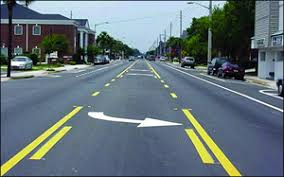
#> input picture OPENCV/OpenCV Scripts/Basic/Photos/lane_3.jpg, 284 x 177 px
$ python 'CVI OPENCV.py'
#> lines starting #> are read from the running program, lines starting #| are printed output that depends on the picture; after the words box and inside, x2 and y2 are one past the last pixel; in counts of white or black regions, pixels touching at a corner belong together
#CVI OPENCV


#Libraries:
from pathlib import WindowsPath
from re import A
import cv2 as cv
from cv2 import addWeighted
import numpy as np
import matplotlib.pyplot as plt


#adding image :
original_lane=cv.imread('Photos/lane_3.jpg')
#> original_lane is the input picture: shape (177, 284, 3); mean B, G, R 121.8, 115.3, 100.2
cv.imshow('Lane_original',original_lane)
lane=cv.cvtColor(original_lane,cv.COLOR_BGR2RGB)

#extracting vertices :
height=lane.shape[0]
#> height = 177
width=lane.shape[1]
#> width = 284
count=lane.shape[2]
#> count = 3

#region of interest(Vertices of the image) :
region_of_interest=[
    (0,height),
    (width/2,height/5),
    (width,height)
]
#> region_of_interest = [(0, 177), (142, 35.4), (284, 177)]

#gaussian blur and canny are used for avoiding grains due to boundary of the newly formed image :
def gauss_canny(image):
    gausss=cv.GaussianBlur(image,(5,5),0)
    cv.imshow('GB',gausss)
    canny=cv.Canny(gausss,80,180,apertureSize=3)
    cv.imshow('Canny',canny)
    return canny

#function for forming color mask for white and yellow colors with respective :
def color_mask(imagee):
    rgb=cv.cvtColor(imagee,cv.COLOR_BGR2RGB)
    hsv=cv.cvtColor(rgb,cv.COLOR_RGB2HSV)
    gray_image = cv.cvtColor(imagee, cv.COLOR_BGR2GRAY)

    lower_y=np.array([25,150,50])
    upper_y=np.array([35,255,255])

    lower_w=np.array([0,0,0])
    upper_w=np.array([0,255,255])

    mask_y=cv.inRange(hsv,lower_y,upper_y)
    mask_w=cv.inRange(gray_image, 180, 255)
    colored_mask=cv.bitwise_or(mask_w,mask_y)
    return colored_mask

#function for forming normal mask :
def masking(image,vertices_of_polygon,c):
    channel_count = c
    blank=np.zeros_like(image)
    #channel_count=image.shape[2]
    mask_color=255
    mask=cv.fillPoly(blank,vertices_of_polygon,mask_color)
    masked_image_final=cv.bitwise_and(image,mask)
    return masked_image_final

#function  for drawing lines over the original image (overlapping lines over the image) :
def draw_lines(image,lines1):
    img1=np.copy(image)
    blank=np.zeros_like(image,dtype=np.uint8)
    for line in lines1:
        for x1,y1,x2,y2 in line:
            cv.line(blank,(x1,y1),(x2,y2),(0,255,0),thickness=2)
    img=cv.addWeighted(img1,0.8,blank,1,0.0)
    return img

#CALLING FUNCTIONS :
colormasked_image= color_mask(lane)
#> in color_mask, `hsv=cv.cvtColor(rgb,cv.COLOR_RGB2HSV)`: hsv: shape (177, 284, 3); mean H, S, V 30.8, 79.8, 130
#> in color_mask, `gray_image = cv.cvtColor(imagee, cv.COLOR_BGR2GRAY)`:
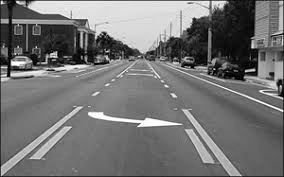
#> gray_image: shape (177, 284); min 0, max 255, mean 115.5
#> in color_mask, `mask_y=cv.inRange(hsv,lower_y,upper_y)`:
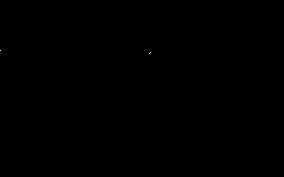
#> mask_y: shape (177, 284); 0.01% white in thin lines or dots, all inside (x1, y1, x2, y2) = (0, 50, 151, 54)
#> in color_mask, `mask_w=cv.inRange(gray_image, 180, 255)`: mask_w: shape (177, 284); 15.7% white; 134 white regions (114 under 20 px), largest, box (x1, y1, x2, y2) and area: (28, 1, 210, 53) 4963, (88, 112, 182, 127) 437, (1, 107, 82, 176) 401
cannyy=gauss_canny(colormasked_image)
#> in gauss_canny, `gausss=cv.GaussianBlur(image,(5,5),0)`:
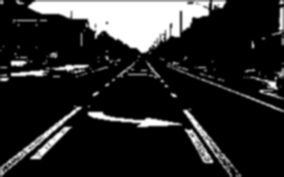
#> gausss: shape (177, 284); min 0, max 255, mean 40.4
#> in gauss_canny, `canny=cv.Canny(gausss,80,180,apertureSize=3)`: canny: shape (177, 284); 7.3% white in thin lines or dots
cropped_image = masking(cannyy,np.array([region_of_interest],np.int32),count)
#> in masking, `mask=cv.fillPoly(blank,vertices_of_polygon,mask_color)`:
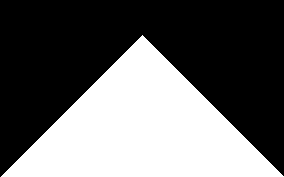
#> mask: shape (177, 284); 40.1% white; 1 white region, box (x1, y1, x2, y2) and area: (1, 35, 284, 177) 20164
#> in masking, `masked_image_final=cv.bitwise_and(image,mask)`:
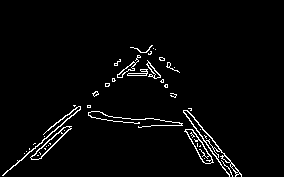
#> masked_image_final: shape (177, 284); 3% white in thin lines or dots, all inside (x1, y1, x2, y2) = (2, 45, 242, 177)
lines=cv.HoughLinesP(cropped_image,6,np.pi/180,threshold=150,minLineLength=40,maxLineGap=15)
#> lines = [[3, 175, 152, 45], [193, 116, 237, 172], [193, 126, 229, 176], [136, 48, 185, 110], [183, 112, 230, 170], [140, 52, 176, 95], [191, 123, 231, 173], [186, 110, 234, 165], [179, 122, 236, 174], [47, 130, 97, 92], [89, 107, 140, 127], [87, 105, 137, 55]]
img_with_lines=draw_lines(lane,lines)
#> the loop in draw_lines, `for line in lines1:` made 12 passes
#> after the loop in draw_lines, `for line in lines1:`:
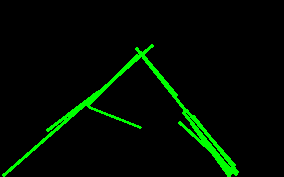
#> blank: shape (177, 284, 3); mean of channels 0, 1, 2 0, 11.6, 0; drawn as B, G, R
#> in draw_lines, `img=cv.addWeighted(img1,0.8,blank,1,0.0)`:
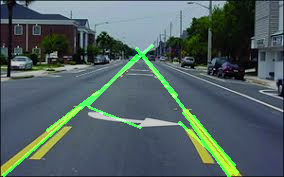
#> img: shape (177, 284, 3); mean R, G, B 80.2, 97.9, 97.4

#Displaying the images :
plt.title('Masked image')
plt.imshow(colormasked_image)

plt.title('Color Mask image')
plt.imshow(cannyy)

plt.title('cropped_image')
plt.imshow(cropped_image)

plt.title('FINAL')
plt.imshow(img_with_lines)

plt.show()

$ run again, with OPENCV/OpenCV Scripts/Basic/Photos/lane_2.jpg copied over OPENCV/OpenCV Scripts/Basic/Photos/lane_3.jpg
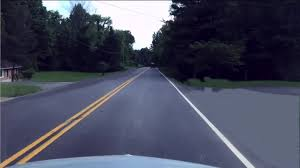
#> input picture OPENCV/OpenCV Scripts/Basic/Photos/lane_2.jpg, 300 x 168 px
#> original_lane is the input picture: shape (168, 300, 3); mean B, G, R 94.7, 76.1, 72.6
#> hsv: shape (168, 300, 3); mean H, S, V 65.4, 93, 96.1
#> mask_y: shape (168, 300); every value is 0
#> in color_mask, `mask_w=cv.inRange(gray_image, 180, 255)`:
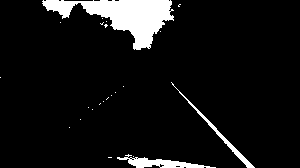
#> mask_w: shape (168, 300); 7.6% white; 23 white regions (20 under 20 px), largest, box (x1, y1, x2, y2) and area: (42, 0, 174, 50) 2885, (117, 154, 216, 168) 544, (171, 82, 255, 168) 368
#> canny: shape (168, 300); 1.8% white in thin lines or dots, all inside (x1, y1, x2, y2) = (42, 0, 255, 168)
#> mask: shape (168, 300); 40.2% white; 1 white region, box (x1, y1, x2, y2) and area: (1, 33, 300, 168) 20265
#> masked_image_final: shape (168, 300); 1.2% white in thin lines or dots, all inside (x1, y1, x2, y2) = (98, 35, 255, 168)
#> lines = [[198, 110, 254, 166], [171, 84, 246, 167]]
#> the loop in draw_lines, `for line in lines1:` made 2 passes
#> in draw_lines, `img=cv.addWeighted(img1,0.8,blank,1,0.0)`:
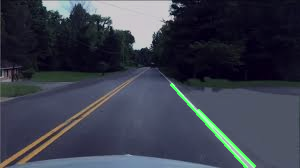
#> img: shape (168, 300, 3); mean R, G, B 58.1, 62.6, 75.7
